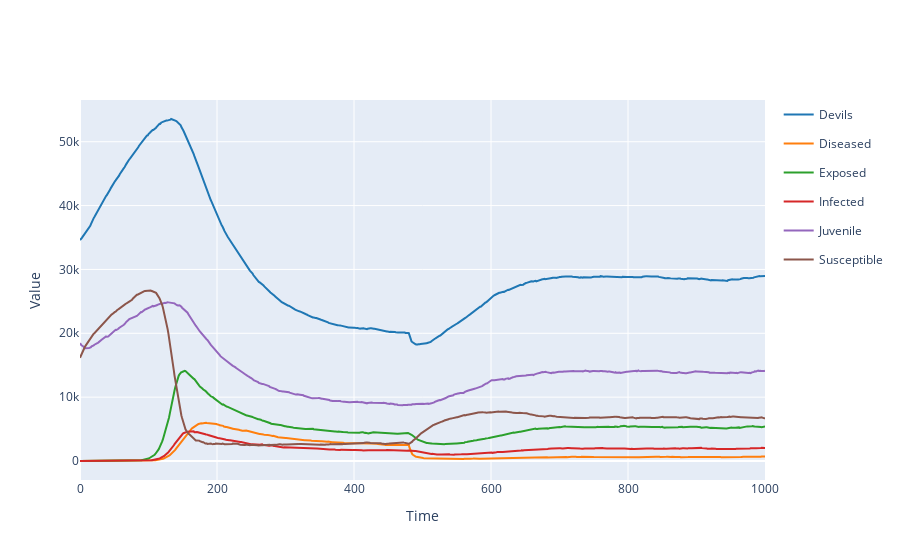

Here is the notebook cell this chart was saved with:
### Code cell
plot(results)
results.plotplotly()

### Figure 1 — Plotly figure (JSON) as saved in the notebook; plotly's stock layout.template omitted (floating-point values rounded to 4 significant figures; data arrays with more than 128 entries replaced by an {"elided": "..."} marker saying what was removed)
{"data": [{"legendgroup": "Devils", "line": {"color": "#1f77b4"}, "mode": "lines", "name": "Devils", "type": "scatter", "x": {"elided": "1001 int values"}, "y": {"elided": "1001 int values"}}, {"legendgroup": "Diseased", "line": {"color": "#ff7f0e"}, "mode": "lines", "name": "Diseased", "type": "scatter", "x": {"elided": "1001 int values"}, "y": {"elided": "1001 int values"}}, {"legendgroup": "Exposed", "line": {"color": "#2ca02c"}, "mode": "lines", "name": "Exposed", "type": "scatter", "x": {"elided": "1001 int values"}, "y": {"elided": "1001 int values"}}, {"legendgroup": "Infected", "line": {"color": "#d62728"}, "mode": "lines", "name": "Infected", "type": "scatter", "x": {"elided": "1001 int values"}, "y": {"elided": "1001 int values"}}, {"legendgroup": "Juvenile", "line": {"color": "#9467bd"}, "mode": "lines", "name": "Juvenile", "type": "scatter", "x": {"elided": "1001 int values"}, "y": {"elided": "1001 int values"}}, {"legendgroup": "Susceptible", "line": {"color": "#8c564b"}, "mode": "lines", "name": "Susceptible", "type": "scatter", "x": {"elided": "1001 int values"}, "y": {"elided": "1001 int values"}}], "layout": {"showlegend": true, "title": {"text": ""}, "xaxis": {"title": {"text": "Time"}}, "yaxis": {"title": {"text": "Value"}}}}
